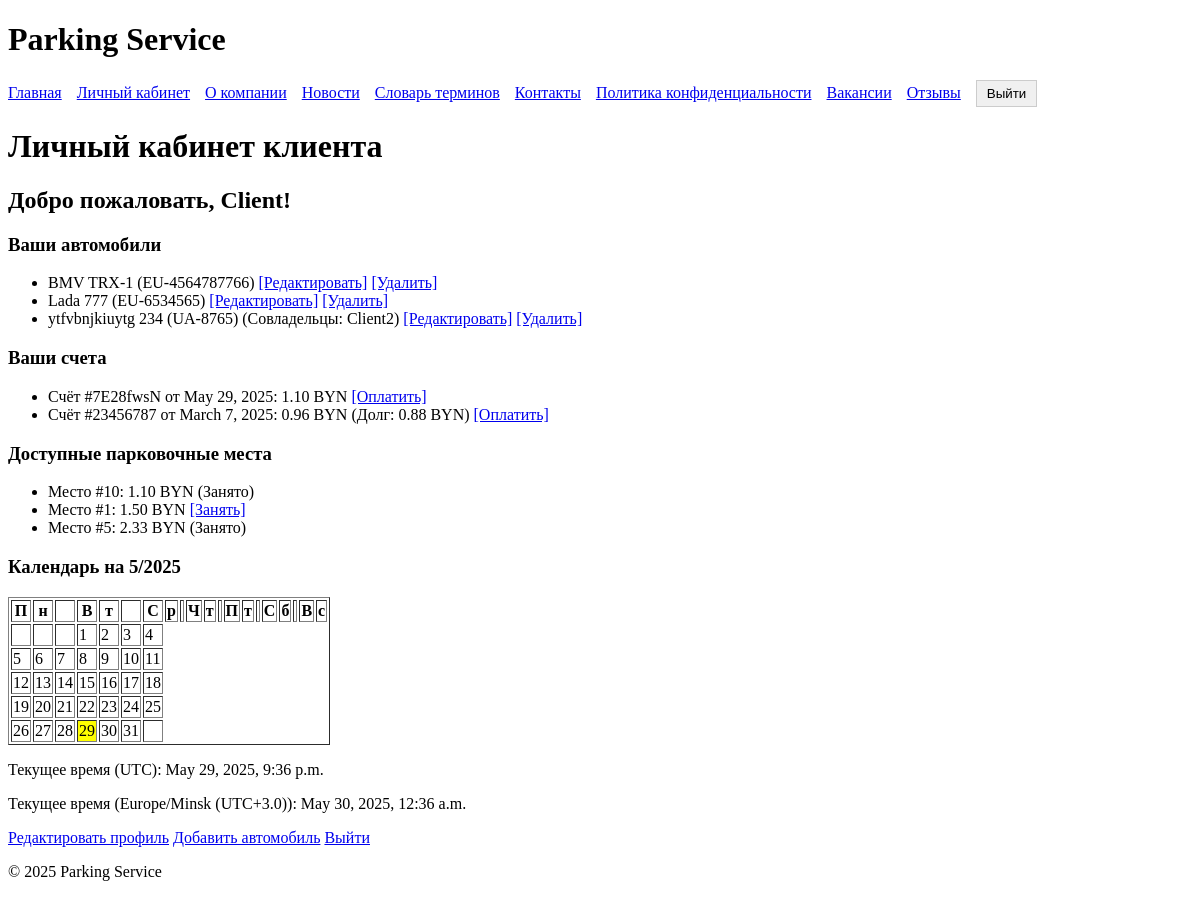
/client/ (signed in), run on the app's committed database.
### parking/models.py (models this page shows, shortened)
class Client(models.Model):
    user = models.OneToOneField(User, on_delete=models.CASCADE)
    name = models.CharField(max_length=100)
    email = models.EmailField()
    age = models.IntegerField(default=18)
    timezone = models.CharField(max_length=100, default='Europe/Minsk')  # Например, 'Europe/Paris'

class Car(models.Model):
    license_plate = models.CharField(max_length=20, unique=True)
    brand = models.CharField(max_length=50)
    model = models.CharField(max_length=50)
    clients = models.ManyToManyField(Client, related_name='cars')

class Invoice(models.Model):
    code = models.CharField(max_length=8, unique=True)
    car = models.ForeignKey('Car', on_delete=models.CASCADE)
    parking_spot = models.ForeignKey('ParkingSpot', on_delete=models.CASCADE)
    spot_price = models.DecimalField(max_digits=10, decimal_places=2)
    issue_date = models.DateField()
    payment_date = models.DateTimeField(null=True, blank=True)
    debt = models.DecimalField(max_digits=10, decimal_places=2, default=0)
    created_at = models.DateTimeField(auto_now_add=True)  # Дата создания
    updated_at = models.DateTimeField(auto_now=True)     # Дата последнего изменения

class ParkingSpot(models.Model):
    number = models.PositiveIntegerField(unique=True, validators=[MaxValueValidator(999)])
    price = models.DecimalField(max_digits=10, decimal_places=2)
    is_occupied = models.BooleanField(default=False)
    car = models.ForeignKey(Car, on_delete=models.SET_NULL, null=True, blank=True)

### parking/views.py (the view)
# urls.py: path('client/', client_dashboard, name='client_dashboard'),
@login_required
@user_passes_test(is_client)
def client_dashboard(request):
    if not is_client(request.user):
        logger.warning(f"User {request.user.username} failed client check in client_dashboard")
        return redirect('home')
    logger.debug(f"Accessing client_dashboard, user: {request.user.username}, is_superuser: {request.user.is_superuser}")
    try:
        client = Client.objects.get(user=request.user)
    except Client.DoesNotExist:
        client = Client.objects.create(
            user=request.user,
            name=request.user.username,
            email=request.user.email or f"{request.user.username}@example.com",
            age=18,
            timezone='Europe/Minsk'
        )
    cars = client.cars.all()
    invoices = Invoice.objects.filter(car__in=cars).order_by('-issue_date')
    parking_spots = ParkingSpot.objects.all()
    now_utc = datetime.utcnow()
    today = now_utc.date()
    cal = calendar.monthcalendar(today.year, today.month)
    now = datetime.now(ZoneInfo(client.timezone))
    offset_hours = now.utcoffset().total_seconds() / 3600
    now_local = now_utc + timedelta(hours=offset_hours)
    return render(request, 'parking/client_dashboard.html', {
        'client': client,
        'cars': cars,
        'invoices': invoices,
        'parking_spots': parking_spots,
        'current_date_utc': now_utc,
        'current_date_local': now_local,
        'client_timezone': f"{client.timezone} (UTC{'+' if offset_hours >= 0 else ''}{offset_hours})",
        'calendar': cal,
        'month': today.month,
        'year': today.year,
        'today_day': today.day,
        'is_admin': is_admin(request.user),
        'is_client': is_client(request.user),
        'is_employee': is_employee(request.user),
    })

### parking/views.py (called while the page is built)
def is_admin(user):
    logger.debug(f"Checking is_admin for user {user.username if user.is_authenticated else 'Anonymous'}, is_superuser: {user.is_superuser if user.is_authenticated else 'N/A'}")
    return user.is_authenticated and user.is_superuser

def is_employee(user):
    logger.debug(f"Checking is_employee for user {user.username if user.is_authenticated else 'Anonymous'}, in Employee group: {user.groups.filter(name='Employee').exists() if user.is_authenticated else 'N/A'}")
    return user.is_authenticated and user.groups.filter(name='Employee').exists()

def is_client(user):
    logger.debug(f"Checking is_client for user {user.username if user.is_authenticated else 'Anonymous'}, in Client group: {user.groups.filter(name='Client').exists() if user.is_authenticated else 'N/A'}")
    return user.is_authenticated and user.groups.filter(name='Client').exists()

### parking/templates/parking/client_dashboard.html
{% extends 'parking/base.html' %}
{% block content %}
<h1>Личный кабинет клиента</h1>
<h2>Добро пожаловать, {{ client.name }}!</h2>
<h3>Ваши автомобили</h3>
{% if cars %}
    <ul>
    {% for car in cars %}
        <li>
            {{ car.brand }} {{ car.model }} ({{ car.license_plate }})
            {% with car.clients.all as all_clients %}
                {% if all_clients|length > 1 %}
                    (Совладельцы: {% for other_client in all_clients %}{% if other_client != client %}{{ other_client.name }}{% if not forloop.last %}, {% endif %}{% endif %}{% endfor %})
                {% endif %}
            {% endwith %}
            <a href="{% url 'car_update' car.id %}">[Редактировать]</a>
            <a href="{% url 'car_delete' car.id %}">[Удалить]</a>
        </li>
    {% endfor %}
    </ul>
{% else %}
    <p>У вас нет автомобилей.</p>
{% endif %}
<h3>Ваши счета</h3>
{% if invoices %}
    <ul>
    {% for invoice in invoices %}
        <li>
            Счёт #{{ invoice.code }} от {{ invoice.issue_date }}: {{ invoice.spot_price }} BYN
            {% if invoice.debt > 0 %}
                (Долг: {{ invoice.debt }} BYN)
            {% endif %}
            {% if not invoice.payment_date %}
                <a href="{% url 'pay_invoice' invoice.id %}">[Оплатить]</a>
            {% endif %}
        </li>
    {% endfor %}
    </ul>
{% else %}
    <p>У вас нет счетов.</p>
{% endif %}
<h3>Доступные парковочные места</h3>
{% if parking_spots %}
    <ul>
    {% for spot in parking_spots %}
        <li>
            Место #{{ spot.number }}: {{ spot.price }} BYN
            {% if spot.is_occupied %}
                (Занято)
            {% else %}
                <a href="{% url 'occupy_spot' spot.id %}">[Занять]</a>
            {% endif %}
        </li>
    {% endfor %}
    </ul>
{% else %}
    <p>Нет доступных парковочных мест.</p>
{% endif %}
<h3>Календарь на {{ month }}/{{ year }}</h3>
<table border="1">
    <tr>
        {% for day in "Пн Вт Ср Чт Пт Сб Вс" %}
            <th>{{ day }}</th>
        {% endfor %}
    </tr>
    {% for week in calendar %}
        <tr>
        {% for day in week %}
            <td {% if day == today_day %}style="background-color: yellow;"{% endif %}>
                {% if day != 0 %}
                    {{ day }}
                {% endif %}
            </td>
        {% endfor %}
        </tr>
    {% endfor %}
</table>
<p>Текущее время (UTC): {{ current_date_utc }}</p>
<p>Текущее время ({{ client_timezone }}): {{ current_date_local }}</p>
<a href="{% url 'client_update' client.id %}">Редактировать профиль</a>
<a href="{% url 'car_create' %}">Добавить автомобиль</a>
<a href="{% url 'logout' %}">Выйти</a>
{% endblock %}

### parking/templates/parking/base.html (shortened to what this page needs)
<!DOCTYPE html>
<html>
<head>
</head>
<body>
    <header>
        <h1>Parking Service</h1>
        <nav>
            <ul>
                <li><a href="{% url 'home' %}">Главная</a></li>
                {% if user.is_authenticated %}
                    {% if is_admin %}
                        <li><a href="{% url 'admin_dashboard' %}">Админ-панель</a></li>
                    {% elif is_client %}
                        <li><a href="{% url 'client_dashboard' %}">Личный кабинет</a></li>
                    {% elif is_employee %}
                        <li><a href="{% url 'employee_dashboard' %}">Кабинет сотрудника</a></li>
                    {% endif %}
                {% endif %}
                <li><a href="{% url 'about_company' %}">О компании</a></li>
                <li><a href="{% url 'news' %}">Новости</a></li>
                <li><a href="{% url 'terms_dictionary' %}">Словарь терминов</a></li>
                <li><a href="{% url 'contacts' %}">Контакты</a></li>
                <li><a href="{% url 'privacy_policy' %}">Политика конфиденциальности</a></li>
                <li><a href="{% url 'vacancies' %}">Вакансии</a></li>
                <li>
                    {% if not user.is_authenticated %}
                        <a href="{% url 'signup' %}">Отзывы</a>
                    {% else %}
                        <a href="{% url 'reviews' %}">Отзывы</a>
                    {% endif %}
                </li>
                {% if user.is_authenticated %}
                    <li>
                        <form method="post" action="{% url 'logout' %}">
                            <button type="submit">Выйти</button>
                        </form>
                    </li>
                {% else %}
                    <li><a href="{% url 'login' %}">Войти</a></li>
                    <li><a href="{% url 'signup' %}">Регистрация</a></li>
                {% endif %}
            </ul>
        </nav>
    </header>
    <main>
        {% block content %}
        {% endblock %}
    </main>
    <footer>
        <p>© 2025 Parking Service</p>
    </footer>
</body>
</html>

### parking/templates/parking/base.html (style rules this page uses)
nav ul { list-style-type: none; padding: 0; margin: 0; display: flex; flex-wrap: wrap; align-items: center; }
nav li { margin-right: 15px; }
nav li form { margin: 0; display: inline; }
nav button { background-color: #f0f0f0; border: 1px solid #ccc; padding: 5px 10px; cursor: pointer; }

### data on the page
Client: name "Client"
Car: brand "BMV", model "TRX-1", license_plate "EU-4564787766"
Car: brand "Lada", model "777", license_plate "EU-6534565"
Car: brand "ytfvbnjkiuytg", model "234", license_plate "UA-8765"
Client: name "Client2"
Invoice: code "7E28fwsN", issue_date "May 29, 2025", spot_price "1.10", shows "[Оплатить]"
Invoice: code "23456787", issue_date "March 7, 2025", spot_price "0.96", debt "0.88", shows "[Оплатить]"
ParkingSpot: number "10", price "1.10", is_occupied "(Занято)"
ParkingSpot: number "1", price "1.50", is_occupied "[Занять]"
ParkingSpot: number "5", price "2.33", is_occupied "(Занято)"

### other printed values
{{ day }} "П" "н" "В" "т" "С" "р" "Ч" "т" "П" "т" "С" "б" "В" "с"
{{ day }} "1" "2" "3" "4" "5" "6" "7" "8" "9" "10" "11" "12" "13" "14" "15" "16" "17" "18" "19" "20" "21" "22" "23" "24" "25" "26" "27" "28" "29" "30" "31"
{{ client_timezone }} "Europe/Minsk (UTC+3.0)"
